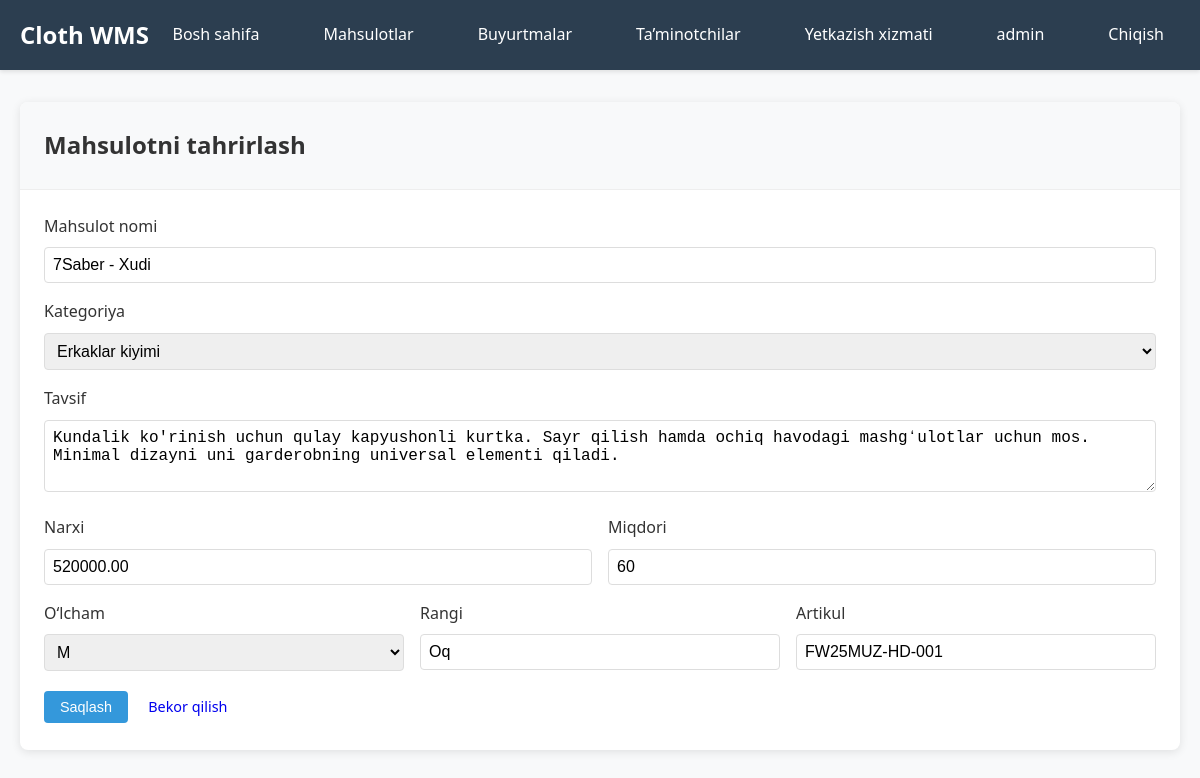
Screenshot of /inventory/products/1/edit/ (signed in) with the database file from the repository.
### inventory/models.py (models this page shows, shortened)
class Product(models.Model):
    SIZES = [
        ('XS', 'XS'),
        ('S', 'S'),
        ('M', 'M'),
        ('L', 'L'),
        ('XL', 'XL'),
        ('XXL', 'XXL'),
        ('3/4', '3/4'),
        ('5/6', '5/6'),
        ('7/8', '7/8'),
        ('9/10', '9/10'),
        ('11/12', '11/12'),
        ('13/14', '13/14'),
        ('2/10', '2/10'),
        ('2/20', '2/20'),
    ]
    name = models.CharField(max_length=200, verbose_name="Mahsulot nomi")
    category = models.ForeignKey(Category, on_delete=models.CASCADE, verbose_name="Kategoriya")
    description = models.TextField(blank=True, verbose_name="Tavsif")
    price = models.DecimalField(max_digits=10, decimal_places=2, verbose_name="Narxi")
    size = models.CharField(max_length=10, choices=SIZES, verbose_name="O‘lcham")
    color = models.CharField(max_length=50, verbose_name="Rangi")
    quantity = models.PositiveIntegerField(default=0, verbose_name="Miqdori")
    sku = models.CharField(max_length=50, unique=True, verbose_name="Artikul")
    created_at = models.DateTimeField(auto_now_add=True)
    updated_at = models.DateTimeField(auto_now=True)
    class Meta:
        verbose_name = "Tovar"
        verbose_name_plural = "Tovarlar"

### inventory/views.py (the view)
# urls.py: path('products/<int:pk>/edit/', views.product_edit, name='product_edit'),
@login_required
def product_edit(request, pk):
    product = get_object_or_404(Product, pk=pk)
    if request.method == 'POST':
        form = ProductForm(request.POST, instance=product)
        if form.is_valid():
            form.save()
            messages.success(request, 'Mahsulot muvaffaqiyatli yangilandi!')
            return redirect('inventory:product_detail', pk=product.pk)
    else:
        form = ProductForm(instance=product)
    return render(request, 'inventory/product_form.html', {'form': form, 'title': 'Mahsulotni tahrirlash'})

### inventory/forms.py
class ProductForm(forms.ModelForm):
    class Meta:
        model = Product
        fields = ['name', 'category', 'description', 'price', 'size', 'color', 'quantity', 'sku']
        widgets = {
            'name': forms.TextInput(attrs={'class': 'form-control'}),
            'category': forms.Select(attrs={'class': 'form-control'}),
            'description': forms.Textarea(attrs={'class': 'form-control', 'rows': 3}),
            'price': forms.NumberInput(attrs={'class': 'form-control', 'step': '0.01'}),
            'size': forms.Select(attrs={'class': 'form-control'}),
            'color': forms.TextInput(attrs={'class': 'form-control'}),
            'quantity': forms.NumberInput(attrs={'class': 'form-control'}),
            'sku': forms.TextInput(attrs={'class': 'form-control'}),
        }

### inventory/models.py (called while the page is built)
    def __str__(self):
        return self.name

### templates/inventory/product_form.html (shortened to what this page needs)
{% extends 'base.html' %}
{% block content %}
<div class="card">
    <div class="card-header">
        <h2>{{ title }}</h2>
    </div>
    <div class="card-body">
        <form method="post">
            <div class="form-group">
                <label>{{ form.name.label }}</label>
                {{ form.name }}
            </div>
            <div class="form-group">
                <label>{{ form.category.label }}</label>
                {{ form.category }}
            </div>
            <div class="form-group">
                <label>{{ form.description.label }}</label>
                {{ form.description }}
            </div>
            <div style="display: grid; grid-template-columns: 1fr 1fr; gap: 1rem;">
                <div class="form-group">
                    <label>{{ form.price.label }}</label>
                    {{ form.price }}
                </div>
                <div class="form-group">
                    <label>{{ form.quantity.label }}</label>
                    {{ form.quantity }}
                </div>
            </div>
            <div style="display: grid; grid-template-columns: 1fr 1fr 1fr; gap: 1rem;">
                <div class="form-group">
                    <label>{{ form.size.label }}</label>
                    {{ form.size }}
                </div>
                <div class="form-group">
                    <label>{{ form.color.label }}</label>
                    {{ form.color }}
                </div>
                <div class="form-group">
                    <label>{{ form.sku.label }}</label>
                    {{ form.sku }}
                </div>
            </div>
            <button type="submit" class="btn btn-primary">Saqlash</button>
            <a href="{% url 'inventory:product_list' %}" class="btn btn-secondary">Bekor qilish</a>
        </form>
    </div>
</div>
{% endblock %}

### templates/base.html (shortened to what this page needs)
<!DOCTYPE html>
<html lang="uz">
<head>
</head>
<body>
    <nav class="navbar">
        <div class="nav-container">
            <a href="{% url 'inventory:dashboard' %}" class="nav-brand">Cloth WMS</a>
            {% if user.is_authenticated %}
                <ul class="nav-links">
                    <li><a href="{% url 'inventory:dashboard' %}">Bosh sahifa</a></li>
                    <li><a href="{% url 'inventory:product_list' %}">Mahsulotlar</a></li>
                    <li><a href="{% url 'orders:order_list' %}">Buyurtmalar</a></li>
                    <li><a href="{% url 'orders:customer_list' %}">Ta’minotchilar</a></li>
                    <li><a href="{% url 'orders:delivery_list' %}">Yetkazish xizmati</a></li>
                    <li><a href="{% url 'accounts:profile' %}">{{ user.username }}</a></li>
                    <li><a href="{% url 'accounts:logout' %}">Chiqish</a></li>
                </ul>
            {% else %}
                <ul class="nav-links">
                    <li><a href="{% url 'accounts:login' %}">Kirish</a></li>
                    <li><a href="{% url 'accounts:register' %}">Ro‘yxatga olish</a></li>
                </ul>
            {% endif %}
        </div>
    </nav>
    <div class="container">
        {% block content %}
        {% endblock %}
    </div>
</body>
</html>

### templates/base.html (style rules this page uses)
* { margin: 0; padding: 0; box-sizing: border-box; }
body { font-family: 'Segoe UI', Tahoma, Geneva, Verdana, sans-serif; background-color: #f8f9fa; color: #333; line-height: 1.6; }
.navbar { background-color: #2c3e50; padding: 1rem 0; box-shadow: 0 2px 4px rgba(0,0,0,0.1); }
.nav-container { max-width: 1200px; margin: 0 auto; padding: 0 20px; display: flex; justify-content: space-between; align-items: center; }
.nav-brand { color: white; font-size: 1.5rem; font-weight: bold; text-decoration: none; }
.nav-links { display: flex; list-style: none; gap: 2rem; }
.nav-links a { color: white; text-decoration: none; padding: 0.5rem 1rem; border-radius: 4px; transition: background-color 0.3s; }
.container { max-width: 1200px; margin: 2rem auto; padding: 0 20px; }
.card { background: white; border-radius: 8px; box-shadow: 0 2px 10px rgba(0,0,0,0.1); margin-bottom: 2rem; }
.card-header { padding: 1.5rem; border-bottom: 1px solid #eee; background-color: #f8f9fa; border-radius: 8px 8px 0 0; }
.card-body { padding: 1.5rem; }
.btn { display: inline-block; padding: 0.5rem 1rem; border: none; border-radius: 4px; text-decoration: none; cursor: pointer; font-size: 0.9rem; transition: all 0.3s; }
.btn-primary { background-color: #3498db; color: white; }
.form-control { width: 100%; padding: 0.5rem; border: 1px solid #ddd; border-radius: 4px; font-size: 1rem; }
.form-group { margin-bottom: 1rem; }
.form-group label { display: block; margin-bottom: 0.5rem; font-weight: 500; }

### rows the page displays
Product: name "7Saber - Xudi", category "Erkaklar kiyimi", description "Kundalik ko'rinish uchun qulay kapyushonli kurtka. Sayr qilish hamda ochiq havodagi mashgʻulotlar uchun mos. Minimal dizayni uni garderobning universal elementi qiladi.", price "520000.00", quantity "60", size "M", color "Oq", sku "FW25MUZ-HD-001"

### other values shown
{{ user.username }} "admin"
{{ title }} "Mahsulotni tahrirlash"
